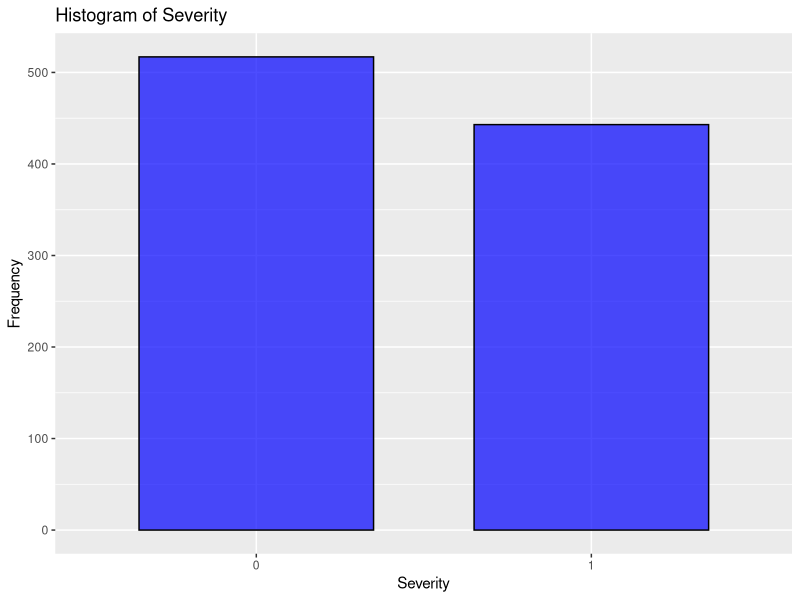

Write the R code that produced this figure. (Note: this script raises an error after producing the figure.)
library(mice)
library(ggplot2)
library(caret)
library(randomForest)
library(e1071)
library(class)
library(pROC)

# load data into a data frame using read.csv function
Data =  as.data.frame(read.csv("data/mammographic_masses.data"))

# preview the data frame. We observe that missing values are represented by "?"
# and types are not ideal (chr for int values)
str(Data)
dim(Data)

# convert "?" to NA so that the interpreter can see these values as missing values
Data[Data == "?"] <- NA

# now, change types of the columns. We use 'factor' type for the categorical values
# (such as our label, 'Severity' column, which can have only two values)
# as 'Age' column has a wide range of values, we keep it integer.
Data$BI.RADS.assessment <- as.factor(Data$BI.RADS.assessment)
Data$Age <- as.integer(Data$Age)
Data$Shape <- as.factor(Data$Shape)
Data$Margin <- as.factor(Data$Margin)
Data$Density <- as.factor(Data$Density)
Data$Severity <- as.factor(Data$Severity)

# there is only one occurrence of value "55" in the whole BI.RADS.assessment feature
# so we decide to remove it completely. After we do that, we drop the unused levels.
Data <- Data[Data$BI.RADS.assessment != "55", ]
Data$BI.RADS.assessment <- droplevels(Data$BI.RADS.assessment)

# inspect the data frame once again to see the results
str(Data)

# count the missing values in each column
missing_values <- colSums(is.na(Data))

# print the number of missing values. As we can see, missing values are far from
# a few. We have the options impute or remove the rows with missing values. 
# we decide to impute them 
print(missing_values)

# impute data and create the updated data frame
imputed_model <- mice(Data)
imputed_Data <- complete(imputed_model)

# inspect the new data frame
str(imputed_Data)

# plot a histogram to illustrate the distribution of values for the label
ggplot(imputed_Data, aes(x = imputed_Data$Severity)) +
  geom_bar(width=0.7, fill = "blue", color = "black", alpha = 0.7) +
  labs(title = "Histogram of Severity", x = "Severity", y = "Frequency")

#we check 'Severity' type 
column_type <- class(imputed_Data$Severity) 
print(column_type)

#now, we might consider our data ready
#################################################################

# Create training and test sets
# p is the proportion of data that is included in the training set
# set.seed is smth like random_state from Python
set.seed(1)
train_indices <- createDataPartition(imputed_Data$Severity, p = 0.8, list = FALSE)
train_data <- imputed_Data[train_indices, ]
test_data <- imputed_Data[-train_indices, ]

#now we can start using our models for predictions
################################################################

#KNN model
knn_model <- knn(train = train_data[, c("BI.RADS.assessment", "Age", "Shape", "Margin", "Density")],
                 test = test_data[, c("BI.RADS.assessment", "Age", "Shape", "Margin", "Density")],
                 cl = train_data$Severity,
                 k = 20) 


# Evaluate the KNN model
knn_confusion_matrix <- table(Predicted = knn_model, Actual = test_data$Severity)

# Plot the confusion matrix
table(knn_confusion_matrix)

# Calculate evaluation metrics
knn_accuracy <- sum(diag(knn_confusion_matrix)) / sum(knn_confusion_matrix)
knn_precision <- knn_confusion_matrix["1", "1"] / sum(knn_confusion_matrix["1", ])
knn_recall <- knn_confusion_matrix["1", "1"] / sum(knn_confusion_matrix[, "1"])
knn_f1_score <- 2 * (knn_precision * knn_recall) / (knn_precision + knn_recall)

# Print the evaluation results for KNN
print(paste("KNN Accuracy:", knn_accuracy))
print(paste("KNN Precision:", knn_precision))
print(paste("KNN Recall:", knn_recall))
print(paste("KNN F1 Score:", knn_f1_score))

################################################################

#Logistic Regression model
logistic_regression_model <- glm(Severity ~ BI.RADS.assessment + Age + Shape + Margin + Density, 
                                 data = train_data,
                                 family = "binomial")

levels(train_data$BI.RADS.assessment)  # Check levels in training data
levels(test_data$BI.RADS.assessment)

# Make predictions on the 'unseen' test set
predictions <- as.factor(as.numeric(predict(logistic_regression_model, newdata = test_data, type = "response") > 0.5))

# Evaluate the final model
confusion_matrix <- confusionMatrix(predictions, test_data$Severity)

# extract statistics from the confusion matrix
logistic_accuracy <- confusion_matrix$overall["Accuracy"]
logistic_precision <- confusion_matrix$byClass["Precision"]
logistic_recall <- confusion_matrix$byClass["Recall"]
logistic_f1_score <- confusion_matrix$byClass["F1"]

# print the evaluation results
print(paste("LR Accuracy:", accuracy))
print(paste("LR Precision:", precision))
print(paste("LR Recall:", recall))
print(paste("LR F1 Score:", f1_score))


# plot the ROC curve of our label and the predicted data. 
# the input variables need to be numerical or ordered, so we decided to order them
target <- factor(test_data$Severity, ordered=TRUE)
pred <- factor(predictions, ordered=TRUE)
roc_curve <- roc(target, pred)
plot(roc_curve, main = "ROC Curve", col = "blue", lwd = 2, xlab="Precision", ylab="Recall")

################################################################

#Random Forest Classifier model
random_forest_model <- randomForest(Severity ~ BI.RADS.assessment + Age + Shape + Margin + Density, 
                                    data = train_data,
                                    ntree = 200)

# Make predictions on the 'unseen' test set
predictions <- predict(random_forest_model, newdata = test_data)

# Evaluate the final model
confusion_matrix <- confusionMatrix(predictions, test_data$Severity)

# extract statistics from the confusion matrix
rf_accuracy <- confusion_matrix$overall["Accuracy"]
rf_precision <- confusion_matrix$byClass["Precision"]
rf_recall <- confusion_matrix$byClass["Recall"]
rf_f1_score <- confusion_matrix$byClass["F1"]

# print the evaluation results
print(paste("RFC Accuracy:", accuracy))
print(paste("RFC Precision:", precision))
print(paste("RFC Recall:", recall))
print(paste("RFC F1 Score:", f1_score))


################################################################

#SVM model
svm_model <- svm(Severity ~ BI.RADS.assessment + Age + Shape + Margin + Density, 
                 data = train_data,
                 kernel = "radial", # "radial", "polynomial"
                 cost = 1)          # cost parameter

# prediction on test
svm_predictions <- predict(svm_model, newdata = test_data)

# evaluate svm model
svm_confusion_matrix <- table(Predicted = svm_predictions, Actual = test_data$Severity)

# metrics
svm_accuracy <- sum(diag(svm_confusion_matrix)) / sum(svm_confusion_matrix)
svm_precision <- svm_confusion_matrix["1", "1"] / sum(svm_confusion_matrix["1", ])
svm_recall <- svm_confusion_matrix["1", "1"] / sum(svm_confusion_matrix[, "1"])
svm_f1_score <- 2 * (svm_precision * svm_recall) / (svm_precision + svm_recall)

# print metrics
print(paste("SVM Accuracy:", svm_accuracy))
print(paste("SVM Precision:", svm_precision))
print(paste("SVM Recall:", svm_recall))
print(paste("SVM F1 Score:", svm_f1_score))


# plot the final results
accuracies <- c(0.822, 0.8388, 0.8489, 0.8429)
f1_scores <- c(0.8090, 0.8465, 0.8542, 0.8333)


barplot(accuracies, names.arg = c("KNN", "Logistic Reg", "RFC", "SVM"), 
        main = "Bar plot of acccuracies",
        xlab = "Models", ylab = "Accuracy", border = "black",
        col = c("#1F618D", "#3498DB", "#AED6F1", "#85C1E9"))

barplot(f1_scores, names.arg = c("KNN", "Logistic Reg", "RFC", "SVM"), 
        main = "Bar plot of F1 scores", 
        xlab = "Models", ylab = "F1 score", 
        col = c("#1F618D", "#85C1E9", "#AED6F1", "#3498DB"), border = "black")

